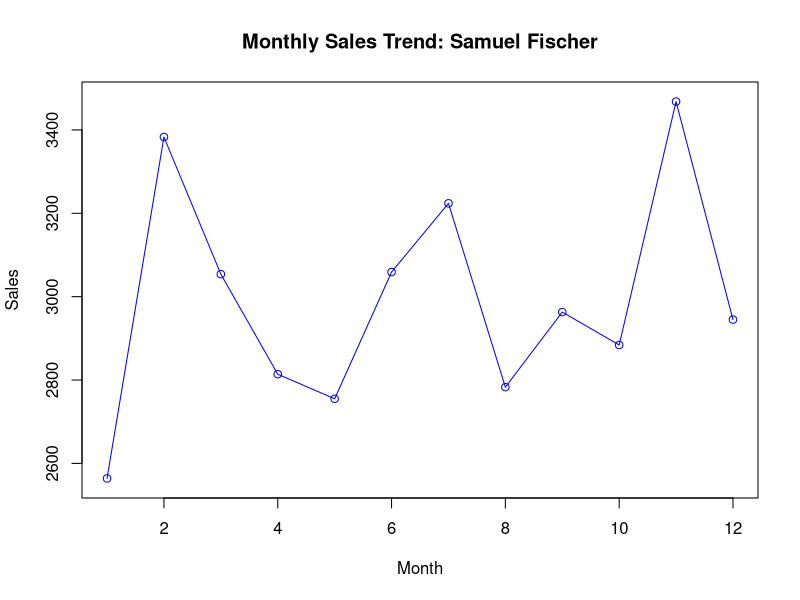
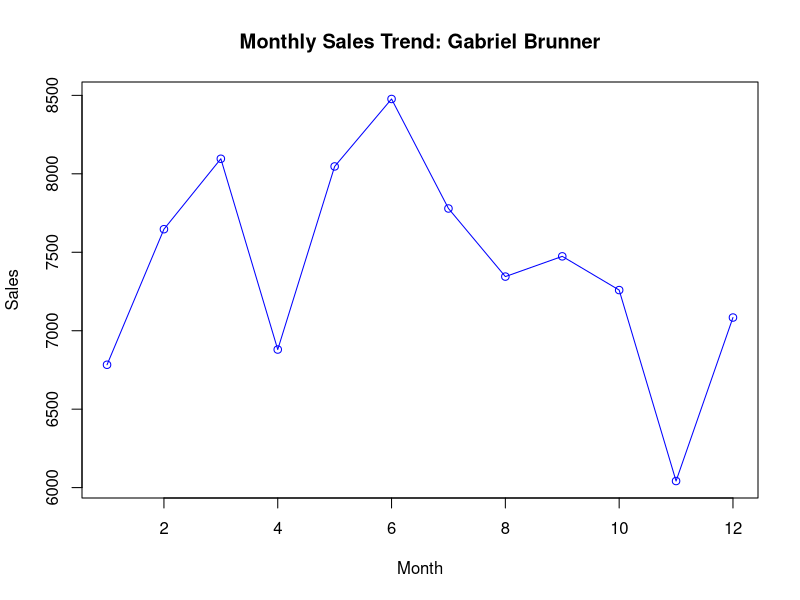
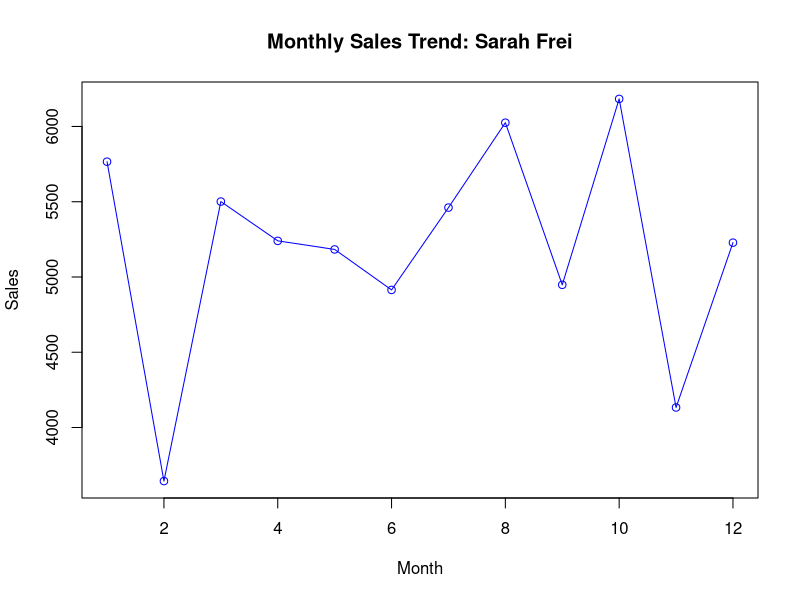
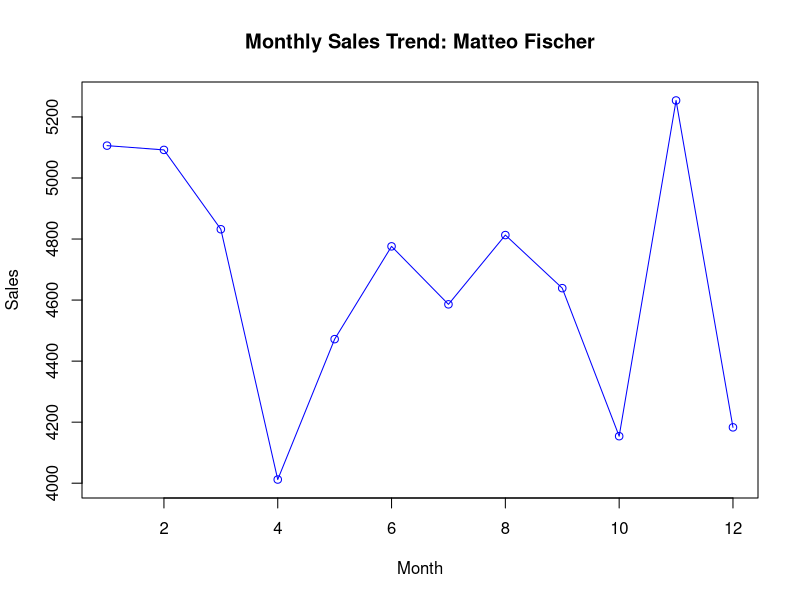
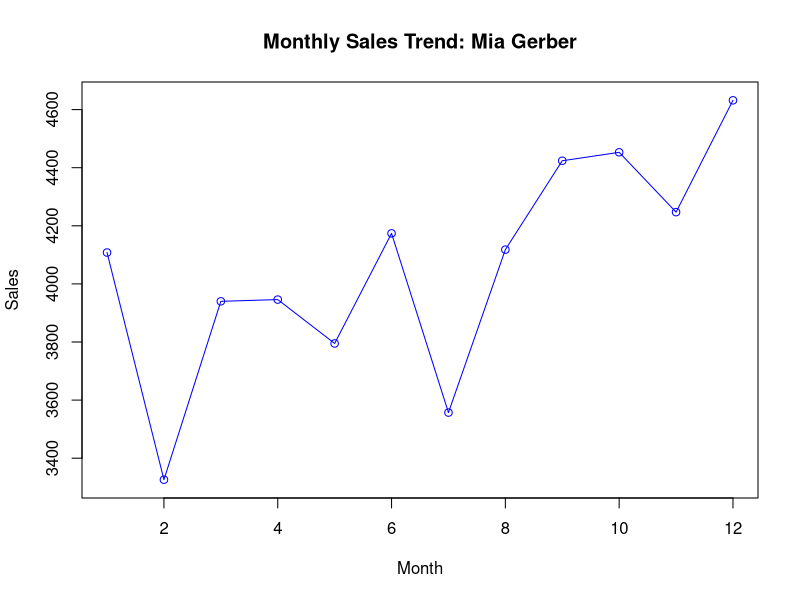

Write the R code that produced these figures, in order.
## ---- chunk 1
library(tidyverse)
library(knitr)
library(kableExtra)
## ---- chunk 2
data <- read_csv(
  file = "employee_data.csv",
  col_types = "iccccdd"
)

data %>%
  head(n = 12) %>% 
  kable(
    caption = "Preview of Employee Data", 
    format = "html",
    col.names = c("Employee ID", "Name", "Department", "Designation", "Month", "Monthly Sales", "Monthly Customer Feedback Score")
  ) %>%
  kable_styling(bootstrap_options = c("striped", "hover", "condensed", "responsive"))

## ---- chunk 3
# Constructor function for the Employee class
create_employee <- function(Employee_ID, Name, Department, Designation, Monthly_Sales, Monthly_Customer_Feedback_Score) {
  
  # Checks for Employee
  if (!is.integer(Employee_ID) || Employee_ID < 0) stop("Employee_ID should be a non-negative integer.")
  if (!is.character(Name) || Name == "") stop("Name should be a non-empty string.")
  if (!is.character(Department) || Department == "") stop("Department should be a non-empty string.")
  if (!is.character(Designation) || Designation == "") stop("Designation should be a non-empty string.")
  if (!is.numeric(Monthly_Sales) || any(Monthly_Sales < 0)) stop("Monthly_Sales should be a non-negative numeric vector.")
  if (!is.numeric(Monthly_Customer_Feedback_Score) || any(Monthly_Customer_Feedback_Score < 0) || any(Monthly_Customer_Feedback_Score > 10)) 
    stop("Monthly_Customer_Feedback_Score should be a numeric vector with values between 0 and 10.")
  
  # Object creation using structure
  employee <- structure(
    list(
      Employee_ID = Employee_ID,
      Name = Name,
      Department = Department,
      Designation = Designation,
      Monthly_Sales = Monthly_Sales,
      Monthly_Customer_Feedback_Score = Monthly_Customer_Feedback_Score
    ),
    class = "Employee"
  )
  
  return(employee)
}
## ---- chunk 4
# Print method for Employee class
print.Employee <- function(x, ...) {
  cat("Employee ID:", x$Employee_ID, "\n")
  cat("Name:", x$Name, "\n")
  cat("Department:", x$Department, "\n")
  cat("Designation:", x$Designation, "\n")
  cat("Monthly Sales:", toString(x$Monthly_Sales), "\n")
  cat("Monthly Customer Feedback Score:", toString(x$Monthly_Customer_Feedback_Score), "\n")
  invisible(x)
}

performance.Employee <- function(employee) {
  avg_sales <- mean(employee$Monthly_Sales)
  avg_feedback <- mean(employee$Monthly_Customer_Feedback_Score)
  
  standardized_sales <- avg_sales / 500
  performance_score <- (standardized_sales + avg_feedback) / 2
  return(performance_score)
}

# Summary method for Employee class
summary.Employee <- function(x, ...) {
  avg_sales <- mean(x$Monthly_Sales)
  avg_feedback <- mean(x$Monthly_Customer_Feedback_Score)
  total_sales <- sum(x$Monthly_Sales)
  
  standardized_sales <- avg_sales / 500
  performance_score <- (standardized_sales + avg_feedback) / 2
  
  cat("Average Monthly Sales:", round(avg_sales, 2), "\n")
  cat("Average Monthly Customer Feedback Score:", round(avg_feedback, 2), "\n")
  cat("Total Sales for the Year:", total_sales, "\n")
  cat("Overall Performance Score:", round(performance_score, 2), "\n")
  invisible(x)
}


# Plot method for Employee class
plot.Employee <- function(x, type="o", main = "Monthly Sales Trend", xlab="Month", ylab="Sales", col="blue", ylim=c(min(x$Monthly_Sales) - 10, max(x$Monthly_Sales) + 10), ...) {
  plot(x$Monthly_Sales, type=type, main=main,
       xlab=xlab, ylab=ylab, col=col, ylim = ylim, ...)
  invisible(x)
}
## ---- chunk 5
# Constructor function for the Designation class
create_designation <- function(Designation_Name, List_of_Employees) {
  
  # Checks for Designation
  if (!is.character(Designation_Name) || Designation_Name == "") stop("Designation_Name should be a non-empty string.")
  if (!all(sapply(List_of_Employees, function(e) inherits(e, "Employee")))) stop("List_of_Employees should contain only Employee objects.")
  
  # Object creation using structure
  designation <- structure(
    list(
      Designation_Name = Designation_Name,
      List_of_Employees = List_of_Employees
    ),
    class = "Designation"
  )
  
  return(designation)
}
## ---- chunk 6
# Print method for Designation class
print.Designation <- function(x, ...) {
  cat("Designation Name:", x$Designation_Name, "\n")
  cat("Number of Employees:", length(x$List_of_Employees), "\n")
  
  # Loop through each employee, print their details, and then print a separator
  for (emp in x$List_of_Employees) {
    # cat("---------------------------------------------------\n")
    cat("---\n")
    print.Employee(emp)
  }
  
  invisible(x)
}

# Summary method for Designation class
summary.Designation <- function(x, ...) {
  avg_sales <- mean(unlist(lapply(x$List_of_Employees, function(e) mean(e$Monthly_Sales))))
  avg_feedback <- mean(unlist(lapply(x$List_of_Employees, function(e) mean(e$Monthly_Customer_Feedback_Score))))
  
  top_performer <- x$List_of_Employees[[which.max(unlist(lapply(x$List_of_Employees, performance.Employee)))]]
  
  cat("Average Monthly Sales for Designation:", round(avg_sales, 2), "\n")
  cat("Average Monthly Customer Feedback Score for Designation:", round(avg_feedback, 2), "\n")
  cat("Top Performing Employee in Designation:", top_performer$Name, "\n")
  cat("Performance Score:", round(performance.Employee(top_performer), 2), "\n")
  invisible(x)
}

# Plot method for Designation class
plot.Designation <- function(x, type="o", main="Cumulative Monthly Sales Trend",
       xlab="Month", ylab="Total Sales", col="blue", ...) {
  total_monthly_sales <- colSums(do.call(rbind, lapply(x$List_of_Employees, function(e) e$Monthly_Sales)))
  plot(total_monthly_sales, type=type, main=paste("Cumulative Monthly Sales Trend for", x$Designation_Name),
       xlab=xlab, ylab=ylab, col=col, ...)
  invisible(x)
}
## ---- chunk 7
data_nested <- data %>%
  select(-Month) %>% 
  chop(c(Monthly_Sales, Monthly_Customer_Feedback_Score))

# List to hold Employee objects
list_of_employees <- vector("list", nrow(data_nested))

# Create Employee objects for each row in the grouped data
for (i in 1:nrow(data_nested)) {
  emp <- create_employee(
    Employee_ID = data_nested$Employee_ID[i],
    Name = data_nested$Name[i],
    Department = data_nested$Department[i],
    Designation = data_nested$Designation[i],
    Monthly_Sales = data_nested$Monthly_Sales[[i]],
    Monthly_Customer_Feedback_Score = data_nested$Monthly_Customer_Feedback_Score[[i]]
  )
  list_of_employees[[i]] <- emp
}

# Group Employee objects by Designation to create Designation objects
designations <- unique(data_nested$Designation)
list_of_designations <- vector("list", length(designations))
names(list_of_designations) <- designations

for (desig in designations) {
  desig_employees <- list_of_employees[sapply(list_of_employees, function(e) e$Designation == desig)]
  desig_obj <- create_designation(Designation_Name = desig, List_of_Employees = desig_employees)
  list_of_designations[[desig]] <- desig_obj
}
## ---- chunk 8
# For each designation, invoke the print and summary methods to understand its performance metrics.
lapply(list_of_designations, function(desig) {
  cat("---------------------------------------------------\n")
  print(desig)
  cat("---------------------------------------------------\n")
  summary(desig)
  cat("---------------------------------------------------\n\n")
})

# Identify the best employee in each designation.
# For the top employee in each designation, invoke their print, summary, and plot methods to showcase their performance.
lapply(list_of_designations, function(desig) {
  top_employee <- desig$List_of_Employees[[which.max(unlist(lapply(desig$List_of_Employees, performance.Employee)))]]
  
  cat("---------------------------------------------------\n")
  cat("Top Employee from the", desig$Designation_Name, "Designation:\n")
  cat("---------------------------------------------------\n")
  
  print(top_employee)
  summary(top_employee)
  plot(top_employee, main = paste("Monthly Sales Trend:", top_employee$Name))
  
  cat("---------------------------------------------------\n\n")
})
